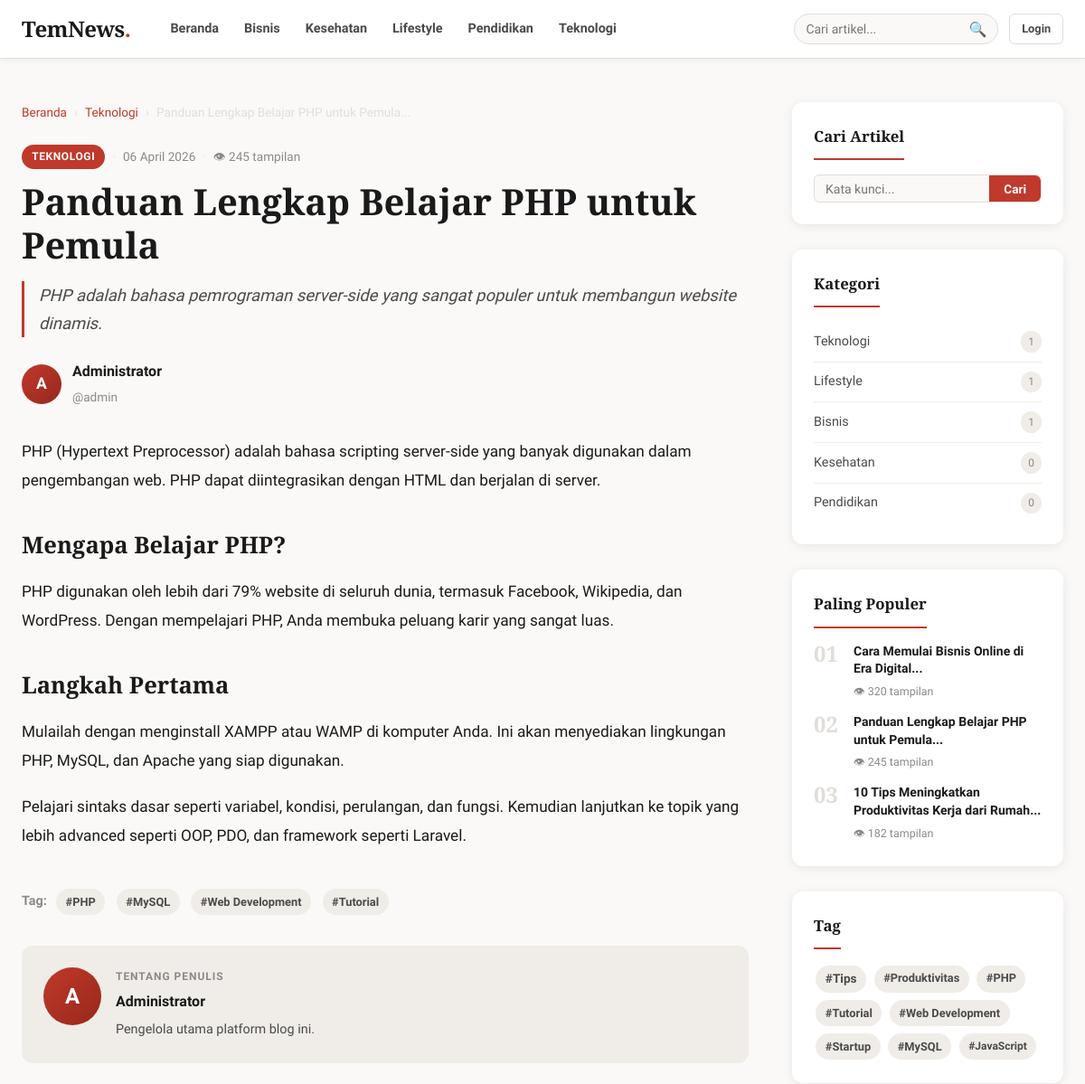
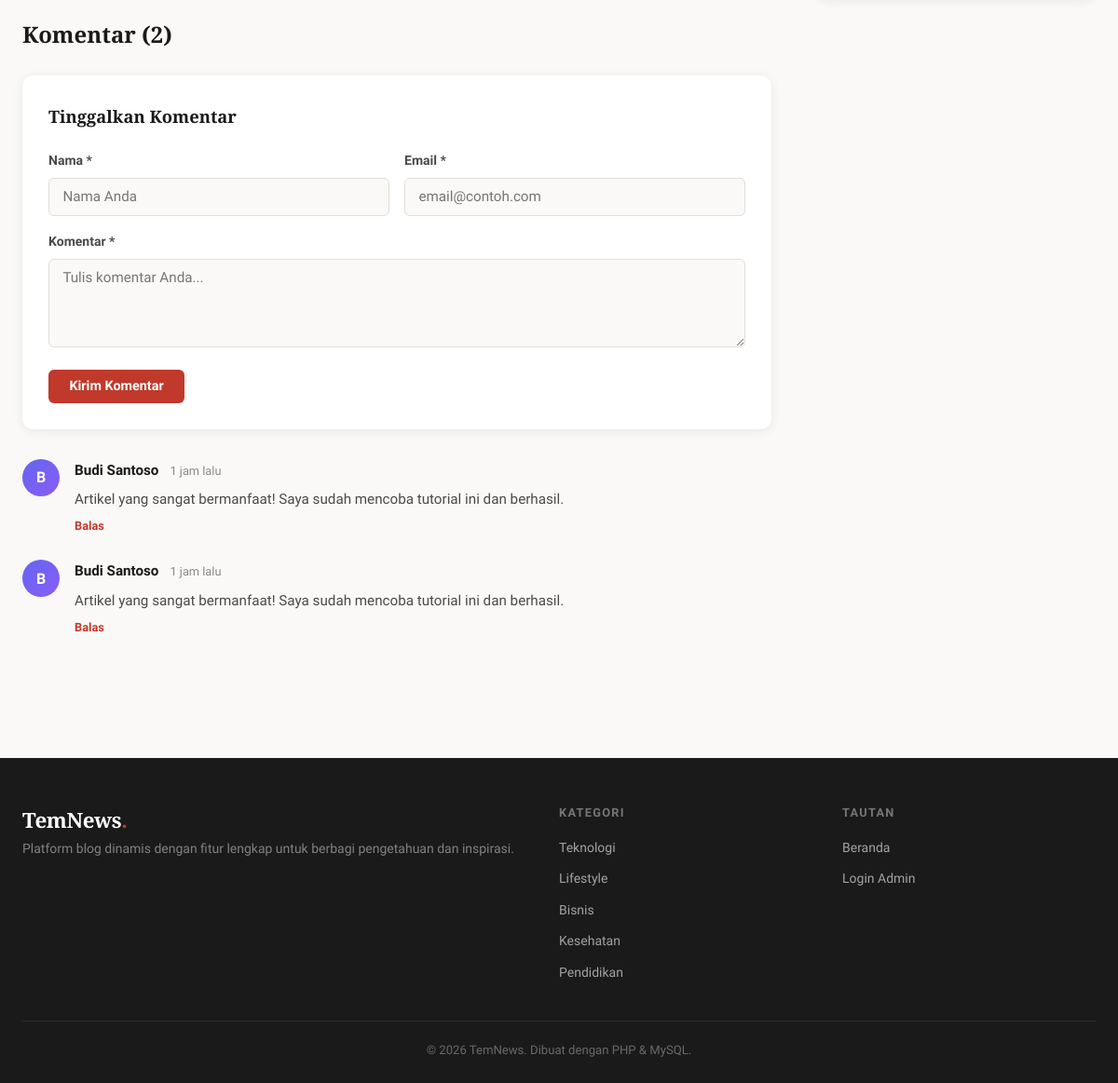
The page /artikel.php?slug=panduan-lengkap-belajar-php on the database its author committed (2 pictures, top to bottom).
### tables this page shows
CREATE TABLE categories (
    id INT AUTO_INCREMENT PRIMARY KEY,
    name VARCHAR(100) NOT NULL,
    slug VARCHAR(100) UNIQUE NOT NULL,
    description TEXT DEFAULT NULL,
    created_at TIMESTAMP DEFAULT CURRENT_TIMESTAMP
);

CREATE TABLE articles (
    id INT AUTO_INCREMENT PRIMARY KEY,
    title VARCHAR(255) NOT NULL,
    slug VARCHAR(255) UNIQUE NOT NULL,
    excerpt TEXT DEFAULT NULL,
    content LONGTEXT NOT NULL,
    thumbnail VARCHAR(255) DEFAULT NULL,
    category_id INT NOT NULL,
    author_id INT NOT NULL,
    status ENUM('draft', 'published', 'archived') DEFAULT 'draft',
    views INT DEFAULT 0,
    created_at TIMESTAMP DEFAULT CURRENT_TIMESTAMP,
    updated_at TIMESTAMP DEFAULT CURRENT_TIMESTAMP ON UPDATE CURRENT_TIMESTAMP,
    FOREIGN KEY (category_id) REFERENCES categories(id) ON DELETE RESTRICT,
    FOREIGN KEY (author_id) REFERENCES users(id) ON DELETE CASCADE
);

CREATE TABLE users (
    id INT AUTO_INCREMENT PRIMARY KEY,
    username VARCHAR(50) UNIQUE NOT NULL,
    email VARCHAR(100) UNIQUE NOT NULL,
    password VARCHAR(255) NOT NULL,
    full_name VARCHAR(100) NOT NULL,
    role ENUM('admin', 'author') DEFAULT 'author',
    avatar VARCHAR(255) DEFAULT NULL,
    bio TEXT DEFAULT NULL,
    created_at TIMESTAMP DEFAULT CURRENT_TIMESTAMP,
    updated_at TIMESTAMP DEFAULT CURRENT_TIMESTAMP ON UPDATE CURRENT_TIMESTAMP
);

CREATE TABLE tags (
    id INT AUTO_INCREMENT PRIMARY KEY,
    name VARCHAR(50) NOT NULL,
    slug VARCHAR(50) UNIQUE NOT NULL,
    created_at TIMESTAMP DEFAULT CURRENT_TIMESTAMP
);

CREATE TABLE comments (
    id INT AUTO_INCREMENT PRIMARY KEY,
    article_id INT NOT NULL,
    parent_id INT DEFAULT NULL,
    name VARCHAR(100) NOT NULL,
    email VARCHAR(100) NOT NULL,
    content TEXT NOT NULL,
    status ENUM('pending', 'approved', 'spam') DEFAULT 'pending',
    created_at TIMESTAMP DEFAULT CURRENT_TIMESTAMP,
    FOREIGN KEY (article_id) REFERENCES articles(id) ON DELETE CASCADE,
    FOREIGN KEY (parent_id) REFERENCES comments(id) ON DELETE CASCADE
);

### config.php (called while the page is built, shortened)
<?php
function escape($str) {
    return htmlspecialchars($str ?? '', ENT_QUOTES, 'UTF-8');
}
function timeAgo($datetime) {
    $time = strtotime($datetime);
    $diff = time() - $time;
    if ($diff < 86400) return floor($diff/3600) . ' jam lalu';
    return date('d M Y', $time);
}
function isLoggedIn() {
    return isset($_SESSION['user_id']);
}

### artikel.php (the view, shortened to what this page needs)
<?php
require_once 'config.php';
$slug = $_GET['slug'] ?? '';
$stmt = $pdo->prepare("
    SELECT a.*, c.name as category_name, c.slug as category_slug,
           u.full_name as author_name, u.username as author_username, u.bio as author_bio
    FROM articles a
    JOIN categories c ON a.category_id = c.id
    JOIN users u ON a.author_id = u.id
    WHERE a.slug = ? AND a.status = 'published'
");
$stmt->execute([$slug]);
$article = $stmt->fetch();
$pdo->prepare("UPDATE articles SET views = views + 1 WHERE id = ?")->execute([$article['id']]);
$tags = $pdo->prepare("SELECT t.* FROM tags t JOIN article_tags at ON t.id = at.tag_id WHERE at.article_id = ?");
$tags->execute([$article['id']]);
$articleTags = $tags->fetchAll();
$commentStmt = $pdo->prepare("
    SELECT * FROM comments
    WHERE article_id = ? AND status = 'approved' AND parent_id IS NULL
    ORDER BY created_at ASC
");
$commentStmt->execute([$article['id']]);
$comments = $commentStmt->fetchAll();
$categories = $pdo->query("SELECT c.*, COUNT(a.id) as count FROM categories c LEFT JOIN articles a ON c.id = a.category_id AND a.status='published' GROUP BY c.id ORDER BY count DESC")->fetchAll();
$popular = $pdo->query("SELECT a.*, u.full_name as author_name FROM articles a JOIN users u ON a.author_id = u.id WHERE a.status='published' ORDER BY a.views DESC LIMIT 5")->fetchAll();
$allTags = $pdo->query("SELECT t.*, COUNT(at.article_id) as count FROM tags t LEFT JOIN article_tags at ON t.id = at.tag_id GROUP BY t.id ORDER BY count DESC LIMIT 20")->fetchAll();
?>
<!DOCTYPE html>
<html lang="id">
<head>
<link rel="stylesheet" href="assets/style.css">
</head>
<body>
<?php include 'partials/header.php'; ?>
<main class="container">
  <div class="layout-grid">
    <article class="main-content article-single">
      <nav class="breadcrumb">
        <a href="index.php">Beranda</a> <span>›</span>
        <a href="index.php?category=<?= $article['category_slug'] ?>"><?= escape($article['category_name']) ?></a> <span>›</span>
        <span><?= escape(substr($article['title'], 0, 50)) ?>...</span>
      </nav>
      <header class="article-header">
        <div class="meta">
          <a href="index.php?category=<?= $article['category_slug'] ?>" class="category-badge"><?= escape($article['category_name']) ?></a>
          <span class="dot">·</span>
          <time><?= date('d F Y', strtotime($article['created_at'])) ?></time>
          <span class="dot">·</span>
          <span>👁 <?= number_format($article['views']) ?> tampilan</span>
        </div>
        <h1 class="article-title"><?= escape($article['title']) ?></h1>
        <?php if ($article['excerpt']): ?>
          <p class="article-excerpt"><?= escape($article['excerpt']) ?></p>
        <?php endif; ?>
        <div class="author-info">
          <div class="author-avatar"><?= strtoupper(substr($article['author_name'], 0, 1)) ?></div>
          <div>
            <strong><?= escape($article['author_name']) ?></strong>
            <span>@<?= escape($article['author_username']) ?></span>
          </div>
        </div>
      </header>
      <div class="article-content">
        <?= $article['content'] ?>
      </div>
      <?php if (!empty($articleTags)): ?>
        <div class="article-tags">
          <strong>Tag:</strong>
          <?php foreach ($articleTags as $tag): ?>
            <a href="index.php?tag=<?= $tag['slug'] ?>" class="tag-pill">#<?= escape($tag['name']) ?></a>
          <?php endforeach; ?>
        </div>
      <?php endif; ?>
      <div class="author-box">
        <div class="author-avatar lg"><?= strtoupper(substr($article['author_name'], 0, 1)) ?></div>
        <div>
          <h4>Tentang Penulis</h4>
          <strong><?= escape($article['author_name']) ?></strong>
          <p><?= escape($article['author_bio'] ?? 'Penulis di ' . APP_NAME) ?></p>
        </div>
      </div>
      <section class="comments-section">
        <h3>Komentar (<?= count($comments) ?>)</h3>
        <div class="comment-form-wrap">
          <h4>Tinggalkan Komentar</h4>
          <form method="POST" class="comment-form">
            <div class="form-row">
              <div class="form-group">
                <label>Nama *</label>
                <input type="text" name="name" required placeholder="Nama Anda">
              </div>
              <div class="form-group">
                <label>Email *</label>
                <input type="email" name="email" required placeholder="email@contoh.com">
              </div>
            </div>
            <div class="form-group">
              <label>Komentar *</label>
              <textarea name="content" rows="4" required placeholder="Tulis komentar Anda..."></textarea>
            </div>
            <button type="submit" name="submit_comment" class="btn-primary">Kirim Komentar</button>
          </form>
        </div>
        <div class="comments-list">
          <?php foreach ($comments as $comment): ?>
            <div class="comment" id="comment-<?= $comment['id'] ?>">
              <div class="comment-avatar"><?= strtoupper(substr($comment['name'], 0, 1)) ?></div>
              <div class="comment-body">
                <div class="comment-meta">
                  <strong><?= escape($comment['name']) ?></strong>
                  <time><?= timeAgo($comment['created_at']) ?></time>
                </div>
                <p><?= escape($comment['content']) ?></p>
                <button class="reply-btn" onclick="replyTo(<?= $comment['id'] ?>, '<?= escape($comment['name']) ?>')">Balas</button>
              </div>
            </div>
          <?php endforeach; ?>
        </div>
      </section>
    </article>
    <aside class="sidebar">
      <?php include 'partials/sidebar.php'; ?>
    </aside>
  </div>
</main>
<?php include 'partials/footer.php'; ?>
</body>
</html>

### partials/header.php (shortened to what this page needs)
<header class="site-header">
  <div class="container">
    <div class="header-inner">
      <a href="index.php" class="logo"><?= APP_NAME ?></a>
      <nav class="main-nav">
        <a href="index.php">Beranda</a>
        <?php
        $navCats = $pdo->query("SELECT name, slug FROM categories ORDER BY name LIMIT 5")->fetchAll();
        foreach ($navCats as $c): ?>
          <a href="index.php?category=<?= $c['slug'] ?>"><?= escape($c['name']) ?></a>
        <?php endforeach; ?>
      </nav>
      <div class="header-actions">
        <form method="GET" action="index.php" class="search-form">
          <input type="search" name="q" placeholder="Cari artikel..." value="<?= escape($_GET['q'] ?? '') ?>">
          <button type="submit">🔍</button>
        </form>
        <?php if (isLoggedIn()): ?>
          <a href="admin/dashboard.php" class="btn-outline sm">Dashboard</a>
        <?php else: ?>
          <a href="login.php" class="btn-outline sm">Login</a>
        <?php endif; ?>
      </div>
    </div>
  </div>
</header>

### partials/sidebar.php
<?php
global $pdo;
$sidebarCategories = $pdo->query("
    SELECT c.*, COUNT(a.id) as count
    FROM categories c
    LEFT JOIN articles a ON c.id = a.category_id AND a.status = 'published'
    GROUP BY c.id
    ORDER BY count DESC
")->fetchAll();
$sidebarPopular = $pdo->query("
    SELECT a.*, u.full_name as author_name
    FROM articles a
    JOIN users u ON a.author_id = u.id
    WHERE a.status = 'published'
    ORDER BY a.views DESC
    LIMIT 5
")->fetchAll();
$sidebarTags = $pdo->query("
    SELECT t.*, COUNT(at.article_id) as count
    FROM tags t
    LEFT JOIN article_tags at ON t.id = at.tag_id
    GROUP BY t.id
    ORDER BY count DESC
    LIMIT 20
")->fetchAll();
?>
<div class="widget">
  <h4 class="widget-title">Cari Artikel</h4>
  <form method="GET" action="index.php" class="search-form sidebar-search">
    <input type="search" name="q" placeholder="Kata kunci..."
           value="<?= escape($_GET['q'] ?? '') ?>">
    <button type="submit">Cari</button>
  </form>
</div>
<?php if (!empty($sidebarCategories)): ?>
<div class="widget">
  <h4 class="widget-title">Kategori</h4>
  <ul class="widget-list">
    <?php foreach ($sidebarCategories as $cat): ?>
      <li>
        <a href="index.php?category=<?= escape($cat['slug']) ?>">
          <?= escape($cat['name']) ?>
          <span class="count"><?= (int)$cat['count'] ?></span>
        </a>
      </li>
    <?php endforeach; ?>
  </ul>
</div>
<?php endif; ?>
<?php if (!empty($sidebarPopular)): ?>
<div class="widget">
  <h4 class="widget-title">Paling Populer</h4>
  <div class="popular-list">
    <?php foreach ($sidebarPopular as $i => $p): ?>
      <a href="artikel.php?slug=<?= escape($p['slug']) ?>" class="popular-item">
        <span class="popular-num">0<?= $i + 1 ?></span>
        <div>
          <span class="popular-title">
            <?= escape(substr($p['title'], 0, 55)) ?>...
          </span>
          <small>👁 <?= number_format($p['views']) ?> tampilan</small>
        </div>
      </a>
    <?php endforeach; ?>
  </div>
</div>
<?php endif; ?>
<?php if (!empty($sidebarTags)): ?>
<div class="widget">
  <h4 class="widget-title">Tag</h4>
  <div class="tag-cloud">
    <?php foreach ($sidebarTags as $tag): ?>
      <a href="index.php?tag=<?= escape($tag['slug']) ?>"
         class="tag-pill"
         style="font-size: <?= min(1.1, 0.75 + $tag['count'] * 0.05) ?>rem">
        #<?= escape($tag['name']) ?>
      </a>
    <?php endforeach; ?>
  </div>
</div>
<?php endif; ?>

### partials/footer.php (shortened to what this page needs)
<footer class="site-footer">
  <div class="container">
    <div class="footer-grid">
      <div class="footer-brand">
        <a href="index.php" class="logo"><?= APP_NAME ?></a>
        <p>Platform blog dinamis dengan fitur lengkap untuk berbagi pengetahuan dan inspirasi.</p>
      </div>
      <div>
        <h5>Kategori</h5>
        <ul>
          <?php
          $footerCats = $pdo->query("SELECT name, slug FROM categories LIMIT 5")->fetchAll();
          foreach ($footerCats as $c): ?>
            <li><a href="index.php?category=<?= $c['slug'] ?>"><?= escape($c['name']) ?></a></li>
          <?php endforeach; ?>
        </ul>
      </div>
      <div>
        <h5>Tautan</h5>
        <ul>
          <li><a href="index.php">Beranda</a></li>
          <?php if (isLoggedIn()): ?>
            <li><a href="admin/dashboard.php">Dashboard</a></li>
            <li><a href="logout.php">Keluar</a></li>
          <?php else: ?>
            <li><a href="login.php">Login Admin</a></li>
          <?php endif; ?>
        </ul>
      </div>
    </div>
    <div class="footer-bottom">
      <p>&copy; <?= date('Y') ?> <?= APP_NAME ?>. Dibuat dengan PHP & MySQL.</p>
    </div>
  </div>
</footer>

### rows shown on the page
categories: name "Bisnis", count "1"
categories: name "Kesehatan", count "0"
categories: name "Lifestyle", count "1"
categories: name "Pendidikan", count "0"
categories: name "Teknologi", count "1"
articles: category.name "Teknologi", title "Panduan Lengkap Belajar PHP untuk Pemula", category.name "TEKNOLOGI", created_at "06 April 2026", views "245", excerpt "PHP adalah bahasa pemrograman server-side yang sangat populer untuk membangun website dinamis.", author.full_name "A", author.full_name "Administrator", author.username "admin", content "PHP (Hypertext Preprocessor) adalah bahasa scripting server-side yang banyak digunakan dalam pengembangan web. PHP dapat diintegrasikan dengan HTML dan berjalan di server. Mengapa Belajar PHP? PHP digunakan oleh lebih dari 79% website di seluruh dunia, termasuk Facebook, Wikipedia, dan WordPress. Dengan mempelajari PHP, Anda membuka peluang karir yang sangat luas. Langkah Pertama Mulailah dengan menginstall XAMPP atau WAMP di komputer Anda. Ini akan menyediakan lingkungan PHP, MySQL, dan Apache yang siap digunakan. Pelajari sintaks dasar seperti variabel, kondisi, perulangan, dan fungsi. Kemudian lanjutkan ke topik yang lebih advanced seperti OOP, PDO, dan framework seperti Laravel.", author.bio "Pengelola utama platform blog ini."
tags: name "PHP"
tags: name "MySQL"
tags: name "Web Development"
tags: name "Tutorial"
comments: name "B", name "Budi Santoso", created_at "1 jam lalu", content "Artikel yang sangat bermanfaat! Saya sudah mencoba tutorial ini dan berhasil."
articles: title "Cara Memulai Bisnis Online di Era Digital", views "320"
articles: title "10 Tips Meningkatkan Produktivitas Kerja dari Rumah", views "182"
tags: name "Tips"
tags: name "Produktivitas"
tags: name "Startup"
tags: name "JavaScript"

### other values the page prints
APP_NAME "TemNews"
count($comments) "2"
